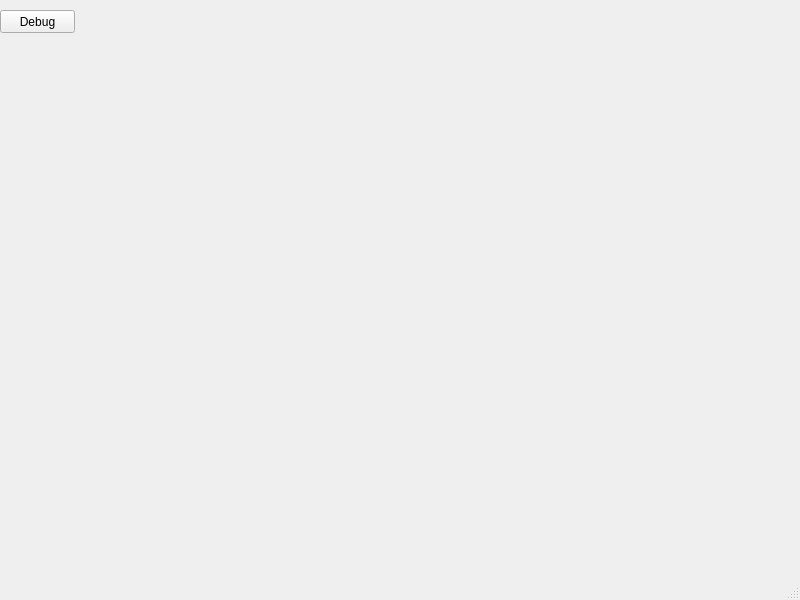
<?xml version="1.0" encoding="UTF-8"?>
<ui version="4.0">
 <class>MainWindow</class>
 <widget class="QMainWindow" name="MainWindow">
  <property name="geometry">
   <rect>
    <x>0</x>
    <y>0</y>
    <width>800</width>
    <height>600</height>
   </rect>
  </property>
  <property name="windowTitle">
   <string>MainWindow</string>
  </property>
  <widget class="QWidget" name="centralwidget">
   <widget class="QPushButton" name="pushButton">
    <property name="geometry">
     <rect>
      <x>0</x>
      <y>10</y>
      <width>75</width>
      <height>23</height>
     </rect>
    </property>
    <property name="text">
     <string>Debug</string>
    </property>
   </widget>
  </widget>
  <widget class="QMenuBar" name="menubar">
   <property name="geometry">
    <rect>
     <x>0</x>
     <y>0</y>
     <width>800</width>
     <height>17</height>
    </rect>
   </property>
  </widget>
  <widget class="QStatusBar" name="statusbar"/>
 </widget>
 <resources/>
 <connections/>
</ui>
